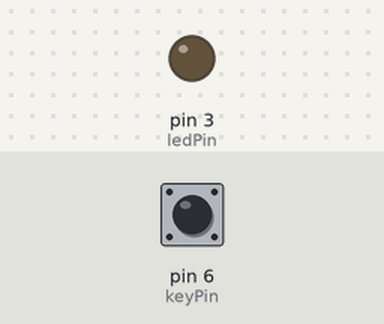
Bench run of a sketch on a simulated Arduino Uno, built with avr-gcc and run on an emulated ATmega328P. Parts: output pins drawn as LEDs (lit = HIGH). The inputs (shaded band) are chosen by the test bench; at power-on: pin 6 (keyPin) LOW.

Above: at 1.2 s.
1.3 s: pin 6 (keyPin) pulled HIGH for 0.15 s
At 1.37 s:
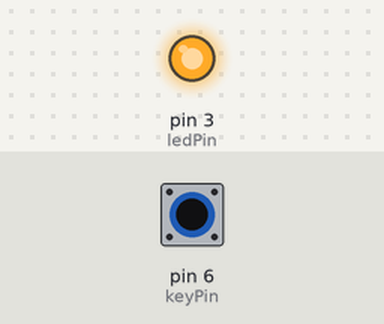
2.9 s: pin 6 (keyPin) pulled HIGH for 3.2 s
At 7.4 s:
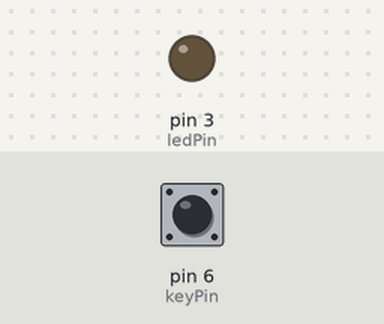
Timing chart, 0 to 8.9 s (numbered marks = the images above; inputs shaded):
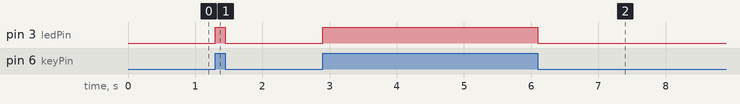

The sketch:

Example_Showing_Button_Control_LED.ino
```cpp
const int keyPin = 6; //the number of the key pin 12
const int ledPin = 3; //the number of the key pin 12

/**********************************/
void setup()
{
pinMode(keyPin,INPUT);//initialize the key pin as input
pinMode(ledPin,OUTPUT);//initialize the led pin as output
}
/**********************************/
void loop()
{
//read the state of the key value
//and check if the kye is pressed
//if it is,the state is HIGH
if(digitalRead(keyPin) ==HIGH )
{
digitalWrite(ledPin,HIGH);//turn on the led
}
else
{
digitalWrite(ledPin,LOW);//turn off the led
}
}

/************************************/
```

Measured:
- after the input at 1.3 s, pin 3 (ledPin): LOW → HIGH at once, → LOW 0.15 s later
- after the input at 2.9 s, pin 3 (ledPin): LOW → HIGH at once, → LOW 3.2 s later
